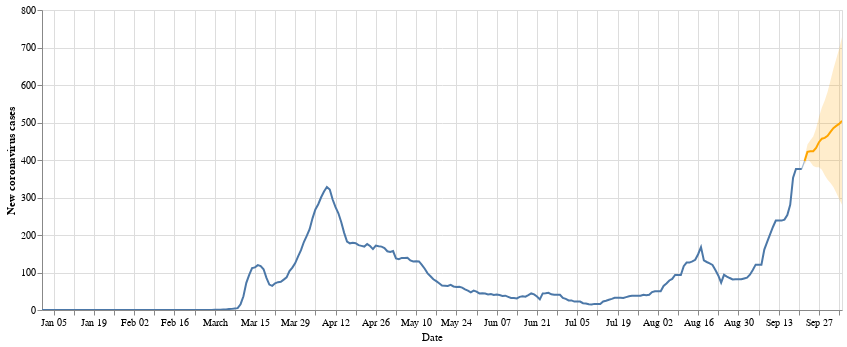

The notebook cell saved with this chart:
### Code cell
past_plt + future_plt + test + confint_plot

### Figure 1 — Vega-Lite specification as saved in the notebook (floating-point values rounded to 4 significant figures; data arrays with more than 128 entries replaced by an {"elided": "..."} marker saying what was removed)
{"config": {"view": {"continuousWidth": 400, "continuousHeight": 300}}, "layer": [{"data": {"name": "data-0897343b67312530f6af29a0d08bc012"}, "mark": "line", "encoding": {"tooltip": {"type": "quantitative", "field": "new_cases_Denmark", "format": ".1f"}, "x": {"type": "temporal", "field": "date"}, "y": {"type": "quantitative", "field": "new_cases_Denmark"}}, "height": 300, "selection": {"selector006": {"type": "interval", "bind": "scales", "encodings": ["x", "y"]}}, "width": 800}, {"data": {"name": "data-b4bf6041fe7d251784200ce10e0ed837"}, "mark": {"type": "line", "color": "orange"}, "encoding": {"tooltip": {"type": "quantitative", "field": "new_cases_forecast", "format": ".1f"}, "x": {"type": "temporal", "axis": {"title": "Date", "titleAlign": "right", "titleFontWeight": "normal"}, "field": "index"}, "y": {"type": "quantitative", "axis": {"title": "New coronavirus cases"}, "field": "new_cases_forecast"}}, "height": 300, "selection": {"selector008": {"type": "interval", "bind": "scales", "encodings": ["x", "y"]}}, "width": 800}, {"data": {"name": "data-76658c5cb1a852b7fa0b66a8c87c0fed"}, "mark": {"type": "line", "opacity": 0.5, "size": 1.2}, "encoding": {"x": {"type": "temporal", "field": "index"}, "y": {"type": "quantitative", "field": "new_cases_Denmark"}}}, {"data": {"name": "data-ec34d2a09ea49708e7c88be94318d50f"}, "mark": {"type": "area", "color": "orange", "opacity": 0.2}, "encoding": {"x": {"type": "temporal", "field": "index"}, "y": {"type": "quantitative", "field": "new_cases_forecast_ll"}, "y2": {"field": "new_cases_forecast_ul"}}}], "$schema": "https://vega.github.io/schema/vega-lite/v4.8.1.json", "datasets": {"data-0897343b67312530f6af29a0d08bc012": {"elided": "265 records"}, "data-b4bf6041fe7d251784200ce10e0ed837": [{"index": "2020-09-22T00:00:00", "new_cases_forecast": 397.2}, {"index": "2020-09-23T00:00:00", "new_cases_forecast": 421.7}, {"index": "2020-09-24T00:00:00", "new_cases_forecast": 423.6}, {"index": "2020-09-25T00:00:00", "new_cases_forecast": 423.3}, {"index": "2020-09-26T00:00:00", "new_cases_forecast": 432.2}, {"index": "2020-09-27T00:00:00", "new_cases_forecast": 447.5}, {"index": "2020-09-28T00:00:00", "new_cases_forecast": 456.9}, {"index": "2020-09-29T00:00:00", "new_cases_forecast": 458.9}, {"index": "2020-09-30T00:00:00", "new_cases_forecast": 464.7}, {"index": "2020-10-01T00:00:00", "new_cases_forecast": 475.2}, {"index": "2020-10-02T00:00:00", "new_cases_forecast": 485.1}, {"index": "2020-10-03T00:00:00", "new_cases_forecast": 491.0}, {"index": "2020-10-04T00:00:00", "new_cases_forecast": 496.2}, {"index": "2020-10-05T00:00:00", "new_cases_forecast": 504.4}], "data-76658c5cb1a852b7fa0b66a8c87c0fed": [{"index": "2020-09-21T00:00:00", "new_cases_Denmark": 375.9}, {"index": "2020-09-22T00:00:00", "new_cases_Denmark": 397.2}], "data-ec34d2a09ea49708e7c88be94318d50f": [{"index": "2020-09-22T00:00:00", "new_cases_forecast_ll": 387.2, "new_cases_forecast_ul": 407.2}, {"index": "2020-09-23T00:00:00", "new_cases_forecast_ll": 402.2, "new_cases_forecast_ul": 441.1}, {"index": "2020-09-24T00:00:00", "new_cases_forecast_ll": 394.6, "new_cases_forecast_ul": 452.5}, {"index": "2020-09-25T00:00:00", "new_cases_forecast_ll": 384.0, "new_cases_forecast_ul": 462.7}, {"index": "2020-09-26T00:00:00", "new_cases_forecast_ll": 380.4, "new_cases_forecast_ul": 484.0}, {"index": "2020-09-27T00:00:00", "new_cases_forecast_ll": 380.5, "new_cases_forecast_ul": 514.6}, {"index": "2020-09-28T00:00:00", "new_cases_forecast_ll": 373.8, "new_cases_forecast_ul": 540.0}, {"index": "2020-09-29T00:00:00", "new_cases_forecast_ll": 359.1, "new_cases_forecast_ul": 558.7}, {"index": "2020-09-30T00:00:00", "new_cases_forecast_ll": 347.1, "new_cases_forecast_ul": 582.3}, {"index": "2020-10-01T00:00:00", "new_cases_forecast_ll": 338.3, "new_cases_forecast_ul": 612.1}, {"index": "2020-10-02T00:00:00", "new_cases_forecast_ll": 327.7, "new_cases_forecast_ul": 642.4}, {"index": "2020-10-03T00:00:00", "new_cases_forecast_ll": 312.5, "new_cases_forecast_ul": 669.5}, {"index": "2020-10-04T00:00:00", "new_cases_forecast_ll": 295.7, "new_cases_forecast_ul": 696.7}, {"index": "2020-10-05T00:00:00", "new_cases_forecast_ll": 281.0, "new_cases_forecast_ul": 727.8}]}}
